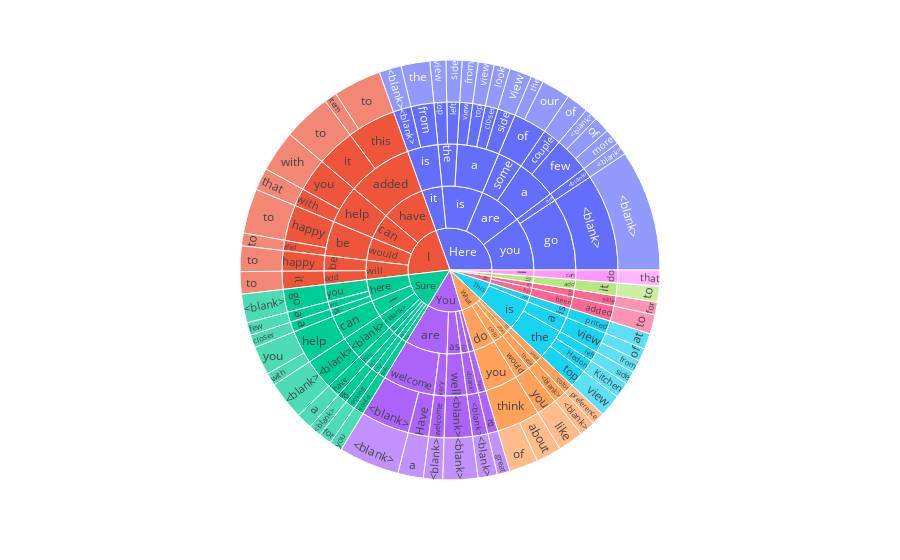

Notebook code cell kept with this figure:
### Code cell
plot_sentence_sunburst(sys_turns, 5,threshold_first_level=10 ,min_last_level_count=4, filepath='a.html')

### Figure 1 — Plotly figure (JSON) as saved in the notebook; plotly's stock layout.template omitted (floating-point values rounded to 4 significant figures; data arrays with more than 128 entries replaced by an {"elided": "..."} marker saying what was removed)
{"data": [{"branchvalues": "total", "domain": {"x": [0, 1], "y": [0, 1]}, "hovertemplate": "labels=%{label}<br>count=%{value}<br>parent=%{parent}<br>id=%{id}<extra></extra>", "ids": {"elided": "180 str values"}, "labels": {"elided": "180 str values"}, "name": "", "parents": {"elided": "180 str values"}, "type": "sunburst", "values": {"elided": "180 int values"}}], "layout": {"autosize": true, "legend": {"tracegroupgap": 0}, "margin": {"t": 60}}}
